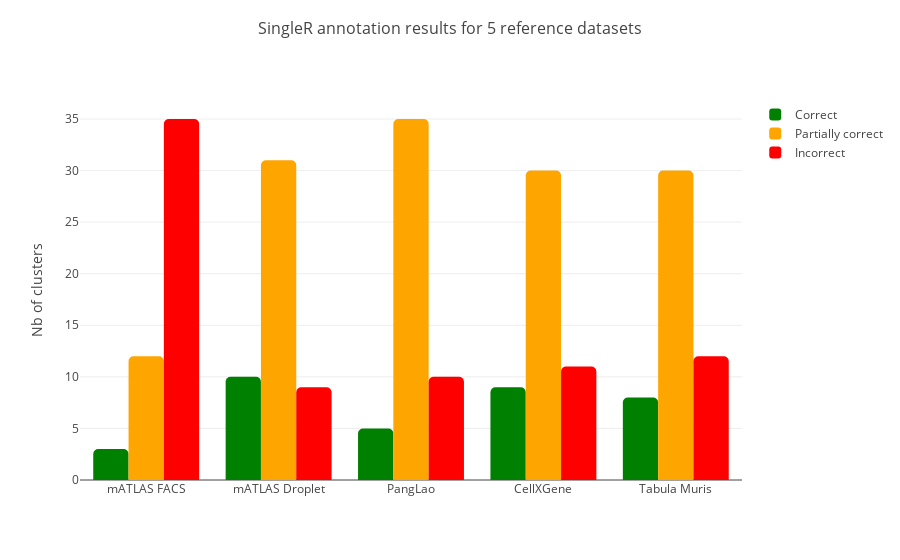

Here is the notebook cell this chart was saved with:
### Markdown cell above
### Skull bone marrow results

### Code cell
# Figure 1 - show summary results for different reference datasets
# Simple barchart for all 5 reference datasets

ref_datasets=['mATLAS FACS', 'mATLAS Droplet', 'PangLao', 'CellXGene', 'Tabula Muris']
y1 = [3, 10, 5, 9, 8]
y2 = [12, 31, 35, 30, 30]
y3 = [12, 31, 35, 30, 30]

fig = go.Figure(data=[
    go.Bar(name='Correct', x=ref_datasets, y=[3, 10, 5, 9, 8], marker_color='green'),
    go.Bar(name='Partially correct', x=ref_datasets, y=[12, 31, 35, 30, 30], marker_color='orange'),
    go.Bar(name='Incorrect', x=ref_datasets, y=[35, 9, 10, 11, 12], marker_color='red'),
], layout=dict(
        barcornerradius=5,
    ),)
# Change the bar mode
fig.update_layout(barmode='group', 
                  template='none',
                  yaxis = dict(title='Nb of clusters',
                               title_font = dict(size=14)),
                  title = dict(text = 'SingleR annotation results for 5 reference datasets',
                               font=dict(size=16),
                               xanchor='center',
                               yanchor='middle',
                               x=0.5,
                               y=0.95))
fig.show()
pio.write_image(fig, '../../PNG_results/sbm_barchart_singleR_results.png')

### Figure 1 — Plotly figure (JSON) as saved in the notebook; plotly's stock layout.template omitted (floating-point values rounded to 4 significant figures)
{"data": [{"marker": {"color": "green"}, "name": "Correct", "type": "bar", "x": ["mATLAS FACS", "mATLAS Droplet", "PangLao", "CellXGene", "Tabula Muris"], "y": [3, 10, 5, 9, 8]}, {"marker": {"color": "orange"}, "name": "Partially correct", "type": "bar", "x": ["mATLAS FACS", "mATLAS Droplet", "PangLao", "CellXGene", "Tabula Muris"], "y": [12, 31, 35, 30, 30]}, {"marker": {"color": "red"}, "name": "Incorrect", "type": "bar", "x": ["mATLAS FACS", "mATLAS Droplet", "PangLao", "CellXGene", "Tabula Muris"], "y": [35, 9, 10, 11, 12]}], "layout": {"barcornerradius": 5, "barmode": "group", "title": {"font": {"size": 16}, "text": "SingleR annotation results for 5 reference datasets", "x": 0.5, "xanchor": "center", "y": 0.95, "yanchor": "middle"}, "yaxis": {"title": {"font": {"size": 14}, "text": "Nb of clusters"}}}}
